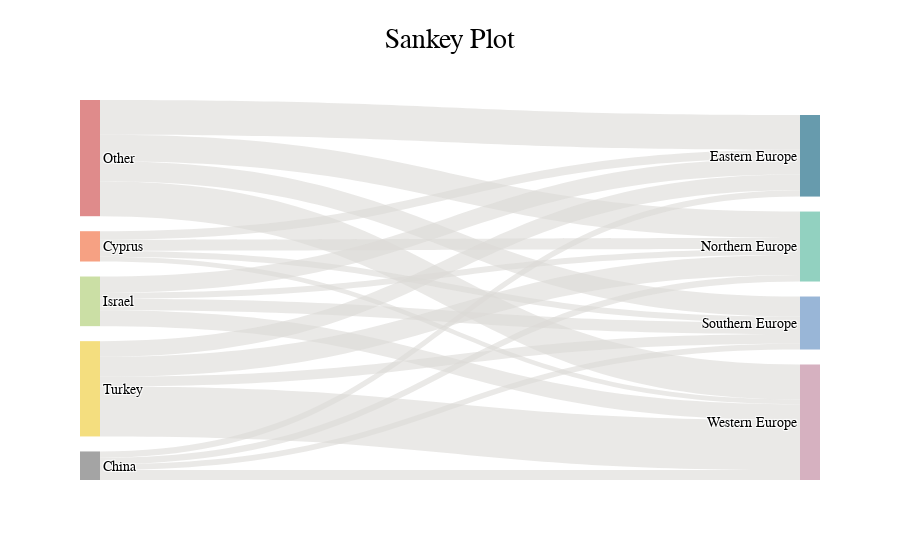

The notebook cell saved with this chart:
### Code cell
sfig = ei.sankey(client=client, table_name=table_name, reference_table=reference_table, 
                                                source_geo_level=source_geo_level, target_geo_level=target_geo_level, 
                                                source_values=source_values, target_values=target_values, 
                                                source_resolution=source_resolution, target_resolution=target_resolution,
                                                date_range=date_range, cutoff=cutoff, domestic=domestic, n_sources=5, n_targets=None)
sfig

### Figure 1 — Plotly figure (JSON) as saved in the notebook; plotly's stock layout.template omitted (floating-point values rounded to 4 significant figures)
{"data": [{"link": {"color": "rgba(221, 219, 215, .6)", "source": [8, 8, 1, 1, 1, 1, 8, 8, 7, 7, 7, 7, 6, 6, 6, 6, 3, 3, 3, 3], "target": [5, 0, 5, 2, 4, 0, 2, 4, 2, 5, 0, 4, 5, 0, 4, 2, 2, 0, 4, 5], "value": [0.1092, 0.1086, 0.01496, 0.03439, 0.0189, 0.02648, 0.08266, 0.06263, 0.02042, 0.0309, 0.01982, 0.01809, 0.04965, 0.05117, 0.03579, 0.01851, 0.06263, 0.04878, 0.03012, 0.1563]}, "node": {"label": ["Eastern Europe", "Cyprus", "Northern Europe", "Turkey", "Southern Europe", "Western Europe", "Israel", "China", "Other"], "line": {"color": "black", "width": 0}, "pad": 15, "thickness": 20}, "type": "sankey", "valueformat": ".1%"}], "layout": {"autosize": true, "title": {"text": "Sankey Plot"}}}
